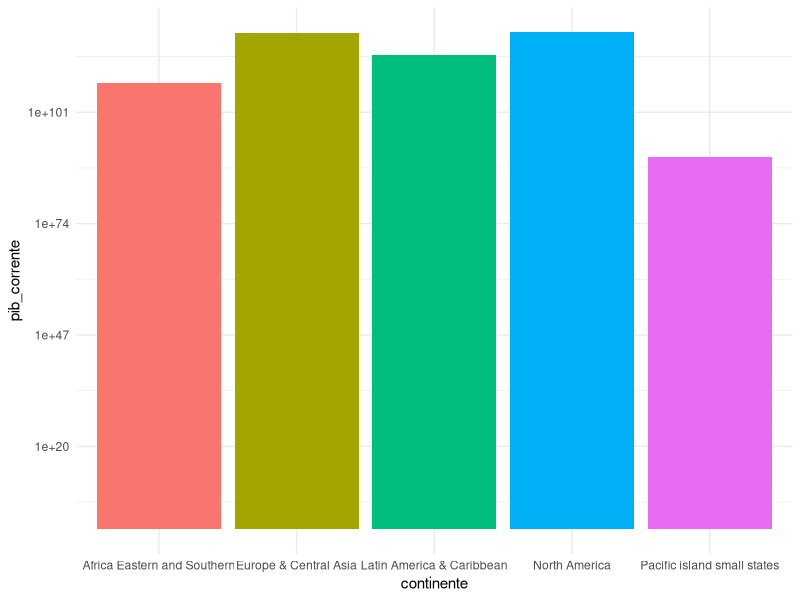

Recreate this plot in R.
library(ggplot2)
library(dplyr)
library(scales)

##################
# LOAD DATA
# Reference: 
##################


df <- read.csv("data/world_data.csv", sep=",")

df <- df %>% filter(continente %in% c('Europe & Central Asia', 'Africa Eastern and Southern', 'Latin America & Caribbean', 'North America', 'Pacific island small states'))

df %>% ggplot(aes(x = continente, y = pib_corrente, fill = continente)) +
  geom_bar(stat = "identity") +
  scale_y_log10() +
  theme_minimal() +
  theme(legend.position = "none")

10^log10(10000)

log10(50)
10 ^ 1.69897

log2(50)
2 ^ 5.64

print(format(1e+05, scientific = F))

colnames(df)


